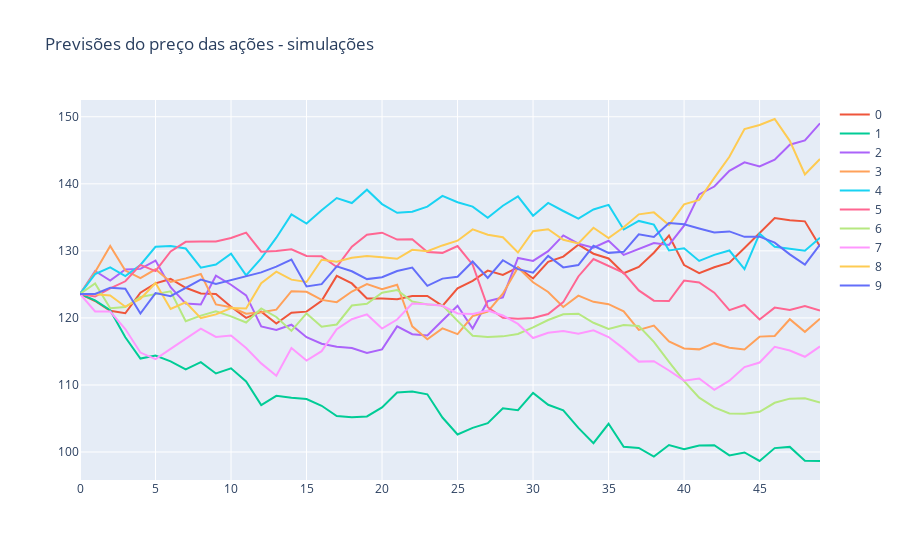

The cell this chart's notebook holds for it:
### Code cell
figura = px.line(title = 'Previsões do preço das ações - simulações')
for i in range(len(previsoes.T)):
    figura.add_scatter(y=previsoes.T[i], name= i)
figura.show()
